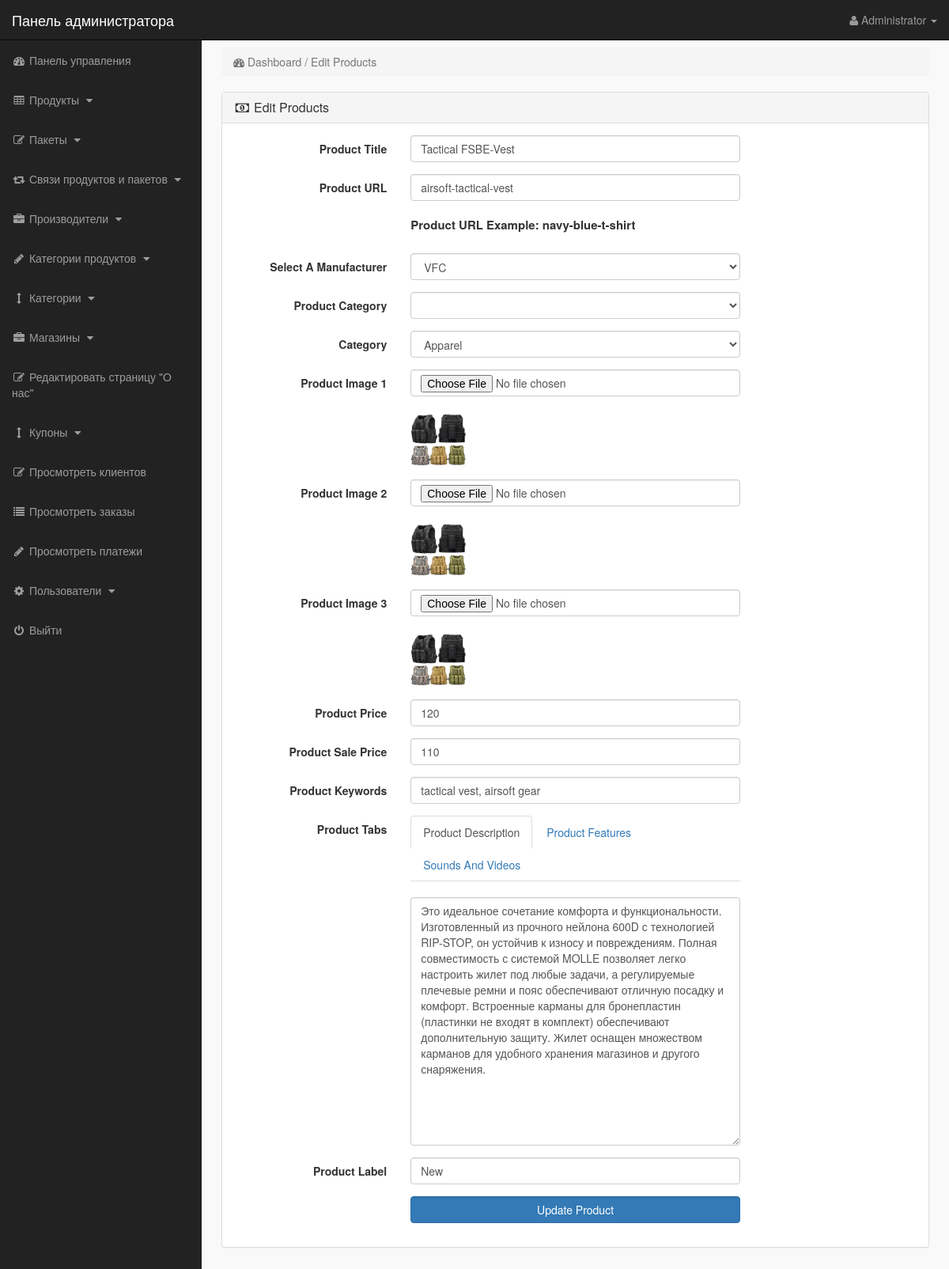
The page /admin_area/index.php?edit_product=16 (signed in) on the database its author committed.
### tables this page shows
CREATE TABLE `products` (
  `product_id` int(10) NOT NULL,
  `p_cat_id` int(10) NOT NULL,
  `cat_id` int(10) NOT NULL,
  `manufacturer_id` int(10) NOT NULL,
  `date` timestamp NOT NULL DEFAULT current_timestamp() ON UPDATE current_timestamp(),
  `product_title` mediumtext NOT NULL,
  `product_url` mediumtext NOT NULL,
  `product_img1` mediumtext NOT NULL,
  `product_img2` mediumtext NOT NULL,
  `product_img3` mediumtext NOT NULL,
  `product_price` int(10) NOT NULL,
  `product_psp_price` int(100) NOT NULL,
  `product_desc` mediumtext NOT NULL,
  `product_features` mediumtext NOT NULL,
  `product_video` mediumtext NOT NULL,
  `product_keywords` mediumtext NOT NULL,
  `product_label` mediumtext NOT NULL,
  `status` varchar(255) NOT NULL
);

CREATE TABLE `manufacturers` (
  `manufacturer_id` int(10) NOT NULL,
  `manufacturer_title` text NOT NULL,
  `manufacturer_top` text NOT NULL,
  `manufacturer_image` text NOT NULL
);

CREATE TABLE `categories` (
  `cat_id` int(10) NOT NULL,
  `cat_title` text NOT NULL,
  `cat_top` text NOT NULL,
  `cat_image` text NOT NULL
);

### admin_area/edit_product.php (the view, shortened to what this page needs)
<?php
if (!isset($_SESSION['admin_email'])) {
    echo "<script>window.open('login.php', '_self')</script>";
} else {
?>
    <?php
    if (isset($_GET['edit_product'])) {
        $edit_id = $_GET['edit_product'];
        $get_p = "SELECT * FROM products WHERE product_id='$edit_id'";
        $run_edit = mysqli_query($con, $get_p);
        if (mysqli_num_rows($run_edit) > 0) {
            $row_edit = mysqli_fetch_array($run_edit);
            $p_title = $row_edit['product_title'];
            $p_cat = $row_edit['p_cat_id'];
            $cat = $row_edit['cat_id'];
            $m_id = $row_edit['manufacturer_id'];
            $p_image1 = $row_edit['product_img1'];
            $p_image2 = $row_edit['product_img2'];
            $p_image3 = $row_edit['product_img3'];
            $p_price = $row_edit['product_price'];
            $p_desc = $row_edit['product_desc'];
            $p_keywords = $row_edit['product_keywords'];
            $psp_price = $row_edit['product_psp_price'];
            $p_label = $row_edit['product_label'];
            $p_url = $row_edit['product_url'];
            $get_manufacturer = "SELECT * FROM manufacturers WHERE manufacturer_id='$m_id'";
            $run_manufacturer = mysqli_query($con, $get_manufacturer);
            $row_manufacturer = mysqli_fetch_array($run_manufacturer);
            $manufacturer_id = $row_manufacturer['manufacturer_id'];
            $manufacturer_title = $row_manufacturer['manufacturer_title'];
            $get_p_cat = "SELECT * FROM product_categories WHERE p_cat_id='$p_cat'";
            $run_p_cat = mysqli_query($con, $get_p_cat);
            $row_p_cat = mysqli_fetch_array($run_p_cat);
            $p_cat_title = $row_p_cat['p_cat_title'];
            $get_cat = "SELECT * FROM categories WHERE cat_id='$cat'";
            $run_cat = mysqli_query($con, $get_cat);
            $row_cat = mysqli_fetch_array($run_cat);
            $cat_title = $row_cat['cat_title'];
        } else {
            echo "<script>alert('Product not found');</script>";
            echo "<script>window.open('index.php?view_products', '_self')</script>";
        }
    }
    ?>
    <!DOCTYPE html>
    <html>
    <head>
    </head>
    <body>
    <div class="row">
        <div class="col-lg-12">
            <ol class="breadcrumb">
                <li class="active">
                    <i class="fa fa-dashboard"></i> Dashboard / Edit Products
                </li>
            </ol>
        </div>
    </div>
    <div class="row">
        <div class="col-lg-12">
            <div class="panel panel-default">
                <div class="panel-heading">
                    <h3 class="panel-title">
                        <i class="fa fa-money fa-fw"></i> Edit Products
                    </h3>
                </div>
                <div class="panel-body">
                    <form class="form-horizontal" method="post" enctype="multipart/form-data">
                        <div class="form-group">
                            <label class="col-md-3 control-label">Product Title</label>
                            <div class="col-md-6">
                                <input type="text" name="product_title" class="form-control" required value="<?php echo $p_title; ?>">
                            </div>
                        </div>
                        <div class="form-group">
                            <label class="col-md-3 control-label">Product URL</label>
                            <div class="col-md-6">
                                <input type="text" name="product_url" class="form-control" required value="<?php echo $p_url; ?>">
                                <br>
                                <p style="font-size:15px; font-weight:bold;">Product URL Example: navy-blue-t-shirt</p>
                            </div>
                        </div>
                        <div class="form-group">
                            <label class="col-md-3 control-label">Select A Manufacturer</label>
                            <div class="col-md-6">
                                <select name="manufacturer" class="form-control">
                                    <option value="<?php echo $manufacturer_id; ?>"><?php echo $manufacturer_title; ?></option>
                                </select>
                            </div>
                        </div>
                        <div class="form-group">
                            <label class="col-md-3 control-label">Product Category</label>
                            <div class="col-md-6">
                                <select name="product_cat" class="form-control">
                                    <option value="<?php echo $p_cat; ?>"><?php echo $p_cat_title; ?></option>
                                    <?php
                                    $get_p_cats = "SELECT * FROM product_categories";
                                    $run_p_cats = mysqli_query($con, $get_p_cats);
                                    while ($row_p_cats = mysqli_fetch_array($run_p_cats)) {
                                        $p_cat_id = $row_p_cats['p_cat_id'];
                                        $p_cat_title = $row_p_cats['p_cat_title'];
                                        echo "<option value='$p_cat_id'>$p_cat_title</option>";
                                    }
                                    ?>
                                </select>
                            </div>
                        </div>
                        <div class="form-group">
                            <label class="col-md-3 control-label">Category</label>
                            <div class="col-md-6">
                                <select name="cat" class="form-control">
                                    <option value="<?php echo $cat; ?>"><?php echo $cat_title; ?></option>
                                </select>
                            </div>
                        </div>
                        <div class="form-group">
                            <label class="col-md-3 control-label">Product Image 1</label>
                         <div class="col-md-6">
                              <input type="file" name="product_img1" class="form-control" accept=".jpg, .jpeg, .png">
                                 <br>
                                     <img src="product_images/<?php echo $p_image1; ?>" width="70" height="70">
                                        </div>
                                    </div>
                        <div class="form-group">
                            <label class="col-md-3 control-label">Product Image 2</label>
                                <div class="col-md-6">
                                    <input type="file" name="product_img2" class="form-control" accept=".jpg, .jpeg, .png">
                                        <br>
                                        <img src="product_images/<?php echo $p_image2; ?>" width="70" height="70">
                                </div>
                            </div>
                        <div class="form-group">
                                <label class="col-md-3 control-label">Product Image 3</label>
                            <div class="col-md-6">
                                <input type="file" name="product_img3" class="form-control" accept=".jpg, .jpeg, .png">
                            <br>
                        <img src="product_images/<?php echo $p_image3; ?>" width="70" height="70">
                                </div>
                        </div>
                        <div class="form-group">
                            <label class="col-md-3 control-label">Product Price</label>
                            <div class="col-md-6">
                                <input type="text" name="product_price" class="form-control" required value="<?php echo $p_price; ?>">
                            </div>
                        </div>
                        <div class="form-group">
                            <label class="col-md-3 control-label">Product Sale Price</label>
                            <div class="col-md-6">
                                <input type="text" name="psp_price" class="form-control" required value="<?php echo $psp_price; ?>">
                            </div>
                        </div>
                        <div class="form-group">
                            <label class="col-md-3 control-label">Product Keywords</label>
                            <div class="col-md-6">
                                <input type="text" name="product_keywords" class="form-control" required value="<?php echo $p_keywords; ?>">
                            </div>
                        </div>
                        <div class="form-group">
                            <label class="col-md-3 control-label">Product Tabs</label>
                            <div class="col-md-6">
                                <ul class="nav nav-tabs">
                                    <li class="active"><a data-toggle="tab" href="#description">Product Description</a></li>
                                    <li><a data-toggle="tab" href="#features">Product Features</a></li>
                                    <li><a data-toggle="tab" href="#video">Sounds And Videos</a></li>
                                </ul>
                                <div class="tab-content">
                                    <div id="description" class="tab-pane fade in active">
                                        <br>
                                        <textarea name="product_desc" class="form-control" rows="15" id="product_desc"><?php echo $p_desc; ?></textarea>
                                    </div>
                                </div>
                            </div>
                        </div>
                        <div class="form-group">
                            <label class="col-md-3 control-label">Product Label</label>
                            <div class="col-md-6">
                                <input type="text" name="product_label" class="form-control" required value="<?php echo $p_label; ?>">
                            </div>
                        </div>
                        <div class="form-group">
                            <label class="col-md-3 control-label"></label>
                            <div class="col-md-6">
                                <input type="submit" name="update" value="Update Product" class="btn btn-primary form-control">
                            </div>
                        </div>
                    </form>
                </div>
            </div>
        </div>
    </div>
    </body>
    </html>
<?php } ?>

### admin_area/includes/sidebar.php (shortened to what this page needs)
<?php
if (!isset($_SESSION['admin_email'])) {
    echo "<script>window.open('login.php','_self')</script>";
} else {
    ?>
    <nav class="navbar navbar-inverse navbar-fixed-top">
        <div class="navbar-header">
            <a class="navbar-brand" href="index.php?dashboard">Панель администратора</a>
        </div>
        <ul class="nav navbar-right top-nav">
            <li class="dropdown">
                <a href="#" class="dropdown-toggle" data-toggle="dropdown">
                    <i class="fa fa-user"></i>
                    <?php echo $admin_name; ?> <b class="caret"></b>
                </a>
            </li>
        </ul>
        <div class="collapse navbar-collapse navbar-ex1-collapse">
            <ul class="nav navbar-nav side-nav">
                <li>
                    <a href="index.php?dashboard">
                        <i class="fa fa-fw fa-dashboard"></i> Панель управления
                    </a>
                </li>
                <li>
                    <a href="#" data-toggle="collapse" data-target="#products">
                        <i class="fa fa-fw fa-table"></i> Продукты
                        <i class="fa fa-fw fa-caret-down"></i>
                    </a>
                </li>
                <li>
                    <a href="#" data-toggle="collapse" data-target="#bundles">
                        <i class="fa fa-fw fa-edit"></i> Пакеты
                        <i class="fa fa-fw fa-caret-down"></i>
                    </a>
                </li>
                <li>
                    <a href="#" data-toggle="collapse" data-target="#relations">
                        <i class="fa fa-fw fa-retweet"></i> Связи продуктов и пакетов
                        <i class="fa fa-fw fa-caret-down"></i>
                    </a>
                </li>
                <li>
                    <a href="#" data-toggle="collapse" data-target="#manufacturers">
                        <i class="fa fa-fw fa-briefcase"></i> Производители
                        <i class="fa fa-fw fa-caret-down"></i>
                    </a>
                </li>
                <li>
                    <a href="#" data-toggle="collapse" data-target="#p_cat">
                        <i class="fa fa-fw fa-pencil"></i> Категории продуктов
                        <i class="fa fa-fw fa-caret-down"></i>
                    </a>
                </li>
                <li>
                    <a href="#" data-toggle="collapse" data-target="#cat">
                        <i class="fa fa-fw fa-arrows-v"></i> Категории
                        <i class="fa fa-fw fa-caret-down"></i>
                    </a>
                </li>
                <li>
                    <a href="#" data-toggle="collapse" data-target="#store">
                        <i class="fa fa-fw fa-briefcase"></i> Магазины
                        <i class="fa fa-fw fa-caret-down"></i>
                    </a>
                </li>
                <li>
                    <a href="index.php?edit_about_us">
                        <i class="fa fa-fw fa-edit"></i> Редактировать страницу "О нас"
                    </a>
                </li>
                <li>
                    <a href="#" data-toggle="collapse" data-target="#coupons">
                        <i class="fa fa-fw fa-arrows-v"></i> Купоны
                        <i class="fa fa-fw fa-caret-down"></i>
                    </a>
                </li>
                <li>
                    <a href="index.php?view_customers">
                        <i class="fa fa-fw fa-edit"></i> Просмотреть клиентов
                    </a>
                </li>
                <li>
                    <a href="index.php?view_orders">
                        <i class="fa fa-fw fa-list"></i> Просмотреть заказы
                    </a>
                </li>
                <li>
                    <a href="index.php?view_payments">
                        <i class="fa fa-fw fa-pencil"></i> Просмотреть платежи
                    </a>
                </li>
                <li>
                    <a href="#" data-toggle="collapse" data-target="#users">
                        <i class="fa fa-fw fa-gear"></i> Пользователи
                        <i class="fa fa-fw fa-caret-down"></i>
                    </a>
                </li>
                <li>
                    <a href="logout.php">
                        <i class="fa fa-fw fa-power-off"></i> Выйти
                    </a>
                </li>
            </ul>
        </div>
    </nav>
<?php } ?>

### rows shown on the page
products: product_title "Tactical FSBE-Vest", product_url "airsoft-tactical-vest", product_img1 (picture), product_img2 (picture), product_img3 (picture), product_price "120", psp_price "110", product_keywords "tactical vest, airsoft gear", product_desc "Это идеальное сочетание комфорта и функциональности. Изготовленный из прочного нейлона 600D с технологией RIP-STOP, он устойчив к износу и повреждениям. Полная совместимость с системой MOLLE позволяет легко настроить жилет под любые задачи, а регулируемые плечевые ремни и пояс обеспечивают отличную посадку и комфорт. Встроенные карманы для бронепластин (пластинки не входят в комплект) обеспечивают дополнительную защиту. Жилет оснащен множеством карманов для удобного хранения магазинов и другого снаряжения.", product_label "New"
manufacturers: manufacturer "VFC"
categories: cat "Apparel"

### other values the page prints
$admin_name "Administrator"
